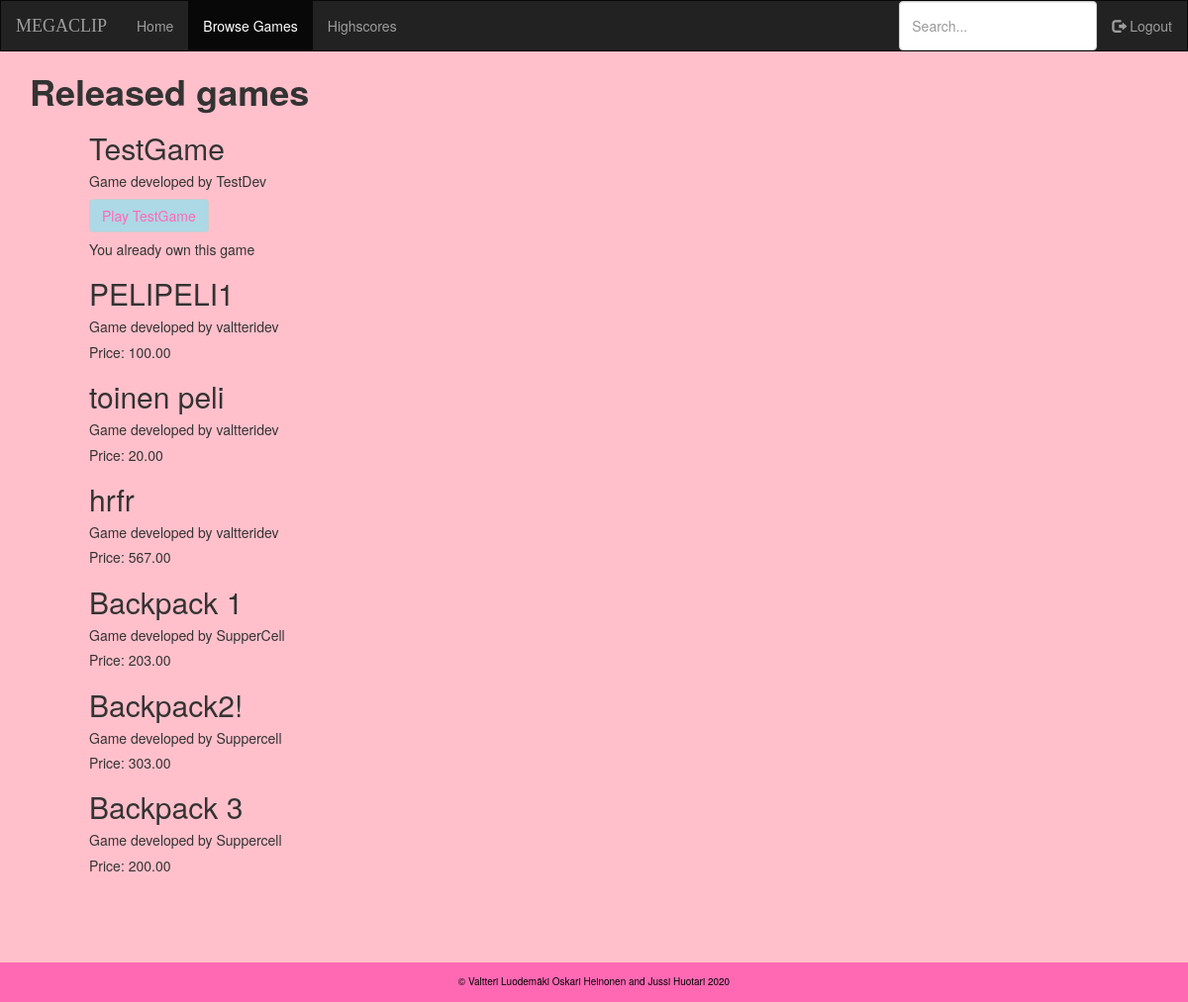
Screenshot of /browsegames/ (signed in) with the database file from the repository.
### gamestore/models.py (models this page shows, shortened)
class Game(models.Model):
    name = models.CharField(max_length=255, primary_key=True, unique=True)
    url = models.URLField(max_length=255)
    price = models.DecimalField(max_digits=20, decimal_places=2)
    developer = models.ForeignKey('users.CustomUser', on_delete=models.CASCADE, null=True)

### users/models.py (models this page shows)
class CustomUser(AbstractUser):
    usertype = models.CharField(max_length=10,default="['player']")
    games = models.ManyToManyField('gamestore.Game')
    test = models.CharField(max_length=10, choices=usertypes)
    def __str__(self):
        return self.username

### gamestore/views.py (the view)
# urls.py: path('browsegames/',BrowseGamesView.as_view(), name='browse_games' ), #domain/browsegames = browse available games
class BrowseGamesView(ListView):
    model = Game
    template_name = 'gamestore/browse_games.html'
    context_object_name = 'games'
    def get_context_data(self, **kwargs):
        context = super(BrowseGamesView, self).get_context_data(**kwargs)
        context.update({
            'browse_page' : 'active'
        })
        return context

### gamestore/templates/gamestore/browse_games.html (shortened to what this page needs)
 {% extends 'base.html' %}
{% block content %}
{% if user.is_authenticated %}
{% if games %}
  <h1 class=""><strong>Released games</strong></h1>
  <div class="cont-2">
  {% for game in games %}
        <h2>{{ game.name }}</h2>
        <h5>Game developed by {{ game.developer }}</h5>
      {% if game not in user.games.all  %}
        <h5>Price: {{ game.price }}</h5>
      {% else  %}
        <a href="{% url 'game-detail' game.name %}" class="btn btn-default">Play {{ game.name }}</a> <br>
        <h5>You already own this game</h5>
      {% endif %}
  {% endfor %}
  </div>
{% else %}
  <div class="">
  </div>
{% endif %}
{% else %}
  <p>Log in to browse our games!</p>
  <a href="{% url 'login' %}" class="btn btn-default">Login</a>
  <a href="{% url 'signup' %}" class="btn btn-default">Register</a>
{% endif %}
{% endblock content %}

### gamestore/static/gamestore/style.css (style rules this page uses)
body { background: pink ; }
.btn { color: hotpink; background: lightblue; }
.cont-2 { padding-left: 60px; padding-bottom: 40px; }

### rows the page displays
Game: name "TestGame", developer "TestDev"
Game: name "PELIPELI1", developer "valtteridev", price "100.00"
Game: name "toinen peli", developer "valtteridev", price "20.00"
Game: name "hrfr", developer "valtteridev", price "567.00"
Game: name "Backpack 1", developer "SupperCell", price "203.00"
Game: name "Backpack2!", developer "Suppercell", price "303.00"
Game: name "Backpack 3", developer "Suppercell", price "200.00"
